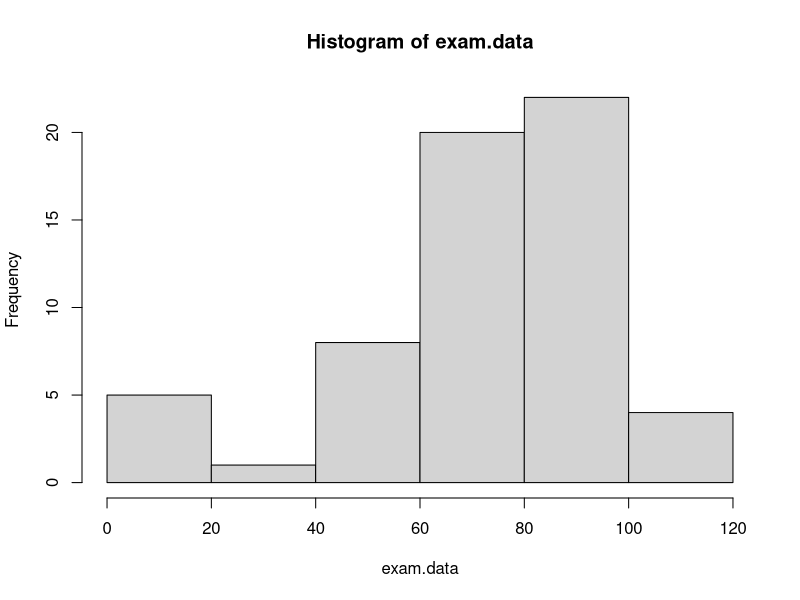

Source code (R): (Note: this script raises an error after producing the figure.)
## Lecture 3 as delivered

## DESCRIPTIVE STATISTICS
## CENTRAL TENDENCIES: MEAN, MEDIAN and the MODE

exam.data <- c(95.57, 74.91, 90, 74.16, 59.02, 80.67, 81.58, 82.39, 0, 81.93, 81.84, 88.9, 0, 76.33, 66.68, 75.87, 96.96, 77.44, 69.46, 90.82, 85.87, 94.71, 84.25, 62.26, 45.84, 72.21, 67.44, 86, 90.5, 96.69, 76.17, 96.41, 37.53, 119, 97, 57.64, 89.79, 77.01, 79.62, 76.92, 71.35, 41.57, 45.95, 86.92, 46.08, 74.2, 47.31, 98, 106.76, 0, 74.31, 51.79, 0, 100.29, 108.69, 77.51, 64.62, 93.69, 62.87, 0)

class(exam.data)
head(exam.data)

## Sample Size (n)
n <- length(exam.data)

## 1. MEAN = AVERAGE
## Pseudocode: Mean = (summing up all the scores) / (sample size -- count of all the scores)

sum.exam.data <- sum(exam.data) ## (95.57 + 74.91 + 90 .... and so on and so far)

## Manually Calculation (Required for Take-Home Exam 1)
mean.exam.data <- sum.exam.data / n
mean.exam.data

## Superfast way (For Take-Home Exam 2, this is okay -- and for your life after that)
mean(exam.data)

## 2. MEDIAN
sorted.data <- sort(exam.data)
sorted.data

## How do we pick out values from a vector?

## Manually filter/picking of a value (illustration purposes, never do it this way xxxx)
sorted.data[30] ## filter, subset, picking

## How do I calculate the middle point given that I know the sample size?
## For an odd number in the sample size: 
half.way.odd <- n / 2
middle.point <- sorted.data[half.way.odd]
## Calculating it based on the code avove is wrong for this data set because n = even number of observations

## Technically correct:
half.way.even <- n / 2
## Plus the value after it :
half.way.even.plus.one <- (n / 2) + 1

middle.points <- sorted.data[
  c(half.way.even,half.way.even.plus.one)
  ]

mean.of.halves <- mean(middle.points)

## Superfast way (after Take-Home 1)
median(exam.data)

## MODE
## The Most frequently occurring value

## This is a data binning strategy (put similar values into one bucket so we can count their frequency)
table(
  cut(exam.data, breaks = 6)
  )
 ## in the cut() function, breaks creates number of bins equal the breaks argument
 ## number of bins = breaks

## Visualization
hist(exam.data, breaks = 5)
 ## in the hist() function, breaks creates number of divisions equal to the breaks argument
 ## number of bins = breaks + 1

mode() ## Do not use, it will not answer your question

## Caveat, "There is lies, damn lies and there is statitics"

hist(exam.data, breaks = 10)

hist(exam.data, breaks = 20)

## How to dress up a histogram properly: 

hist(exam.data, 
     breaks = 10,
     main = "PSYC 1100 Exam Performance", 
     sub = "Student Performance out of 120", 
     xlab = "Exam Score Bins", 
     ylim = c(0,15), 
     col = "blue", 
     border = "white")
